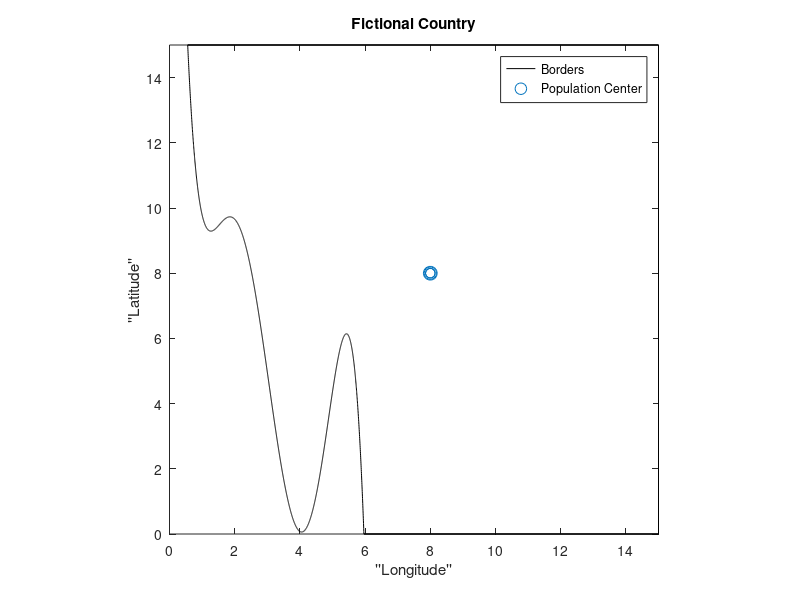

This chart was generated by the following MATLAB code: (Note: this script raises an error after producing the figure.)
clc; clear; close all

%% Defining the Coast

% Coefficients of polynomial that define the coastline have been
% predetermined (totally arbitrary, but still predetermined)
coastCoeff = load("coastPolyCoeffs.mat");
alphaStar = coastCoeff.alphaStar;

%The 5th-order polynomial that will define our coast:
coast_line = @(x) alphaStar(1,:) + alphaStar(2,:).*x + alphaStar(3,:).*x.^2 + alphaStar(4,:).*x.^3 ...
    + alphaStar(5,:).*x.^4 + alphaStar(6,:).*x.^5;

%coast_line = @(x) -x+15

upper_bound = 15;
lower_bound = 0;
right_bound = 15;

options = optimset('Display','off');
x_bounds = [0 right_bound];
x_bounds = max(x_bounds, fsolve((@(x) (coast_line(x) - upper_bound)),0,options));
x_bounds = min(x_bounds, fsolve((@(x) (coast_line(x) - lower_bound)),right_bound, options));

fplot(coast_line, x_bounds,'k');
hold on

%%% Defining the borders of the country (just straight lines)

%Define upper border as straight line:
x1 = linspace(x_bounds(1), right_bound,2);
y1 = upper_bound.*ones(length(x1));
plot(x1,y1,'k','HandleVisibility','off')

%Define lower border as straight line:
x2 = linspace(x_bounds(2),right_bound ,2);
y2 = lower_bound.*ones(length(x2));
plot(x2,y2,'k','HandleVisibility','off')

%Define right side boarder as straight line:
xv = right_bound.*ones(2,1);
yv = linspace(lower_bound, upper_bound,length(xv));
plot(xv,yv,'k','HandleVisibility','off')


%% Plot some randomly selected population centers:
popCenters = [4.0783    4.0816;
              1.5899   12.2449;
              11.4516   10.8455;
             14.2416    2.1937;];
popCenters = 8*ones(4,2);

populations = [1000, 500, 800, 500];
scatter(popCenters(:,1),popCenters(:,2),populations/10,'b*')

%% Add some titles and labels
legend("Borders","Population Center")
title("Fictional Country")
xlabel("''Longitude''")
ylabel("''Latitude''")
axis([0 right_bound lower_bound upper_bound]) 
axis equal

%% Equation Params
local_weight = 1;
coastal_weight = 1;
pipe_K = 1;
gpm_per_head = 1;

%% Distance To Coast
syms x x0 y0
dist_coast = sqrt((x-x0).^2 + (coast_line(x)-y0).^2);
zeros_dist_cost = diff(dist_coast) == 0;
root_func = matlabFunction(diff(dist_coast));
min_x = solve(zeros_dist_cost,x, 'ReturnConditions',true);

dist_coast_func_helper = @(x,y,x0) sqrt((x0-x).^2 + (coast_line(x0)-y).^2);
dist_coast_func = @(x,y) dist_coast_func_helper(x,y,min_x_func(x,y,root_func,x_bounds,coast_line));
%% Distance To Coast

x_points = 100;
y_points = 100;
x = linspace(0,right_bound,x_points);
y = linspace(lower_bound,upper_bound,y_points);
[X,Y] = meshgrid(x,y);

%{
coast_cost = dist_coast_func(X,Y);

figure
hold on

surf(X,Y,coast_cost)
shading interp
xlim([0 right_bound])
ylim([lower_bound upper_bound])
title("Distance To Coast - Analytic (Slow)")
xlabel("''Longitude''")
ylabel("''Latitude''")
%}

%% Distance to Population Centers

D2P = cell(size(popCenters,1),1);

for i = 1:size(popCenters,1)
    D2P{i} = @(x,y) populations(i)*sqrt((x - popCenters(i,1)).^2 + (y - popCenters(i,2)).^2);
    %figure
    %surf(X,Y,D2P{i}(X,Y); 
    %shading interp
    %view(0,90)
end

D2P_Full = @(x,y) 0;
for i = 1:size(popCenters,1)
    D2P_Full = (@(x,y) D2P_Full(x,y) +  D2P{i}(x,y));
end

D2P_Full = (@(x,y) D2P_Full(x,y) + sum(populations)*dist_coast_func(x, y));
%figure
Z = D2P_Full(X,Y);
minMatrix = min(Z(:));
[row,col] = find(Z==minMatrix);

scatter(x(col),y(row),'gd','DisplayName', 'Plant Location')
%surf(X,Y,Z)
%shading interp
%view(0,90)
